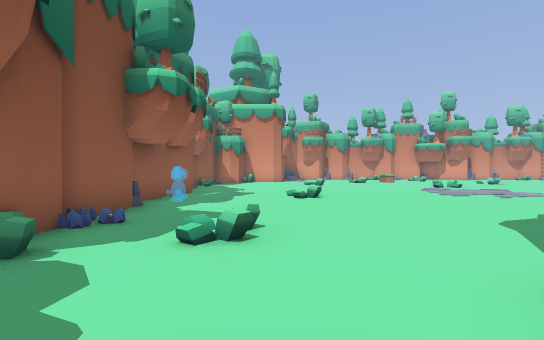
View 1 (above)

19 first-person views from a walk through a 3-D level made in the Godot game engine. The camera is 1.5 m above the floor, looks level and sees 85° across. The floor is counted in squares, 2 m on a side. Each view is taken from the middle of a square. On the plan, view 1 faces up. The plan holds only what a view shows up to about 10 squares ahead; the rest is blank.

View 2
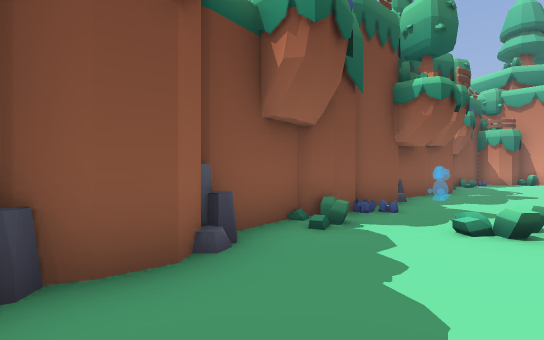

View 3
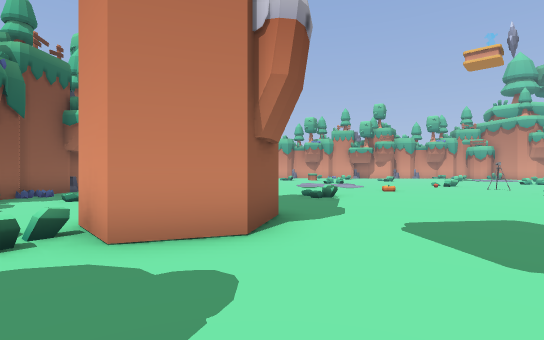

View 4
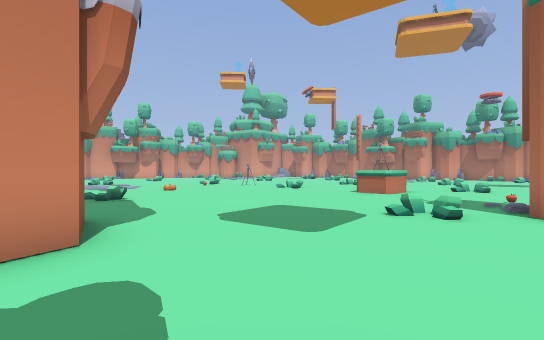

View 5
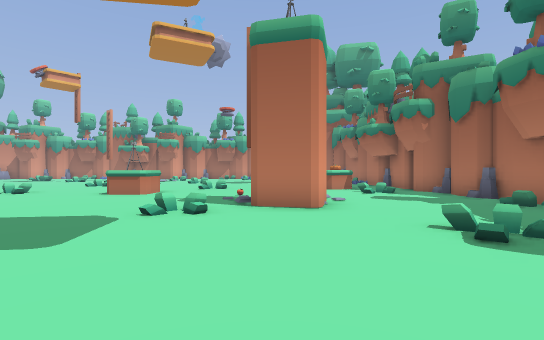

View 6
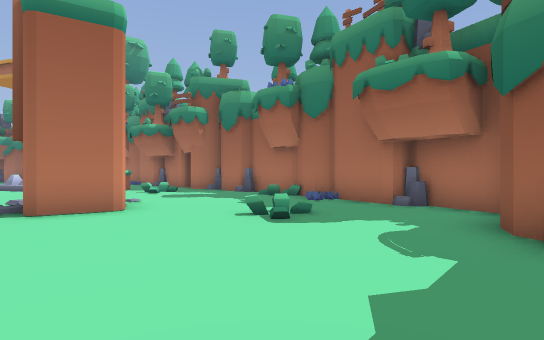

View 7
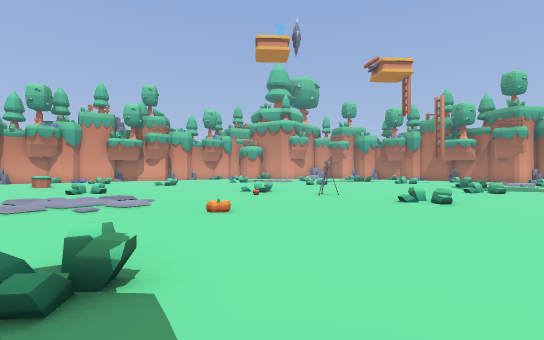

View 8
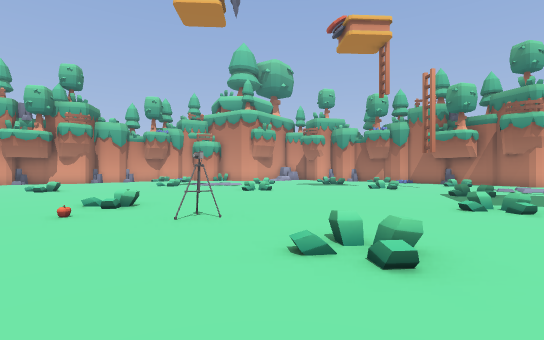

View 9
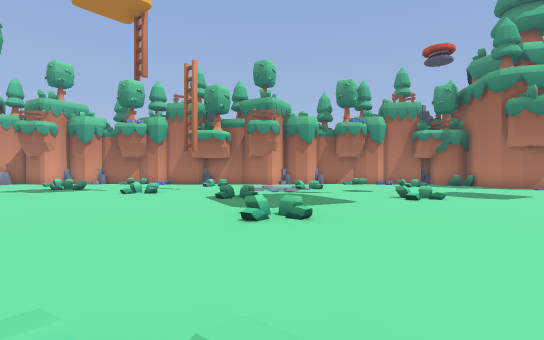

View 10
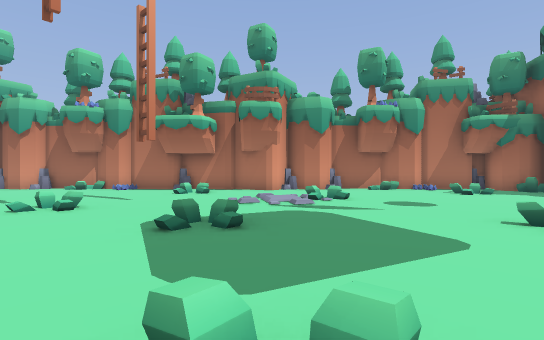

View 11
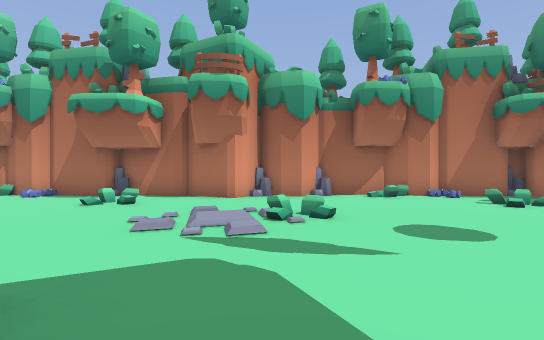

View 12
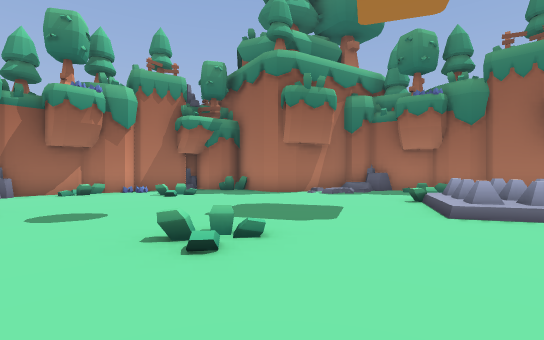

View 13
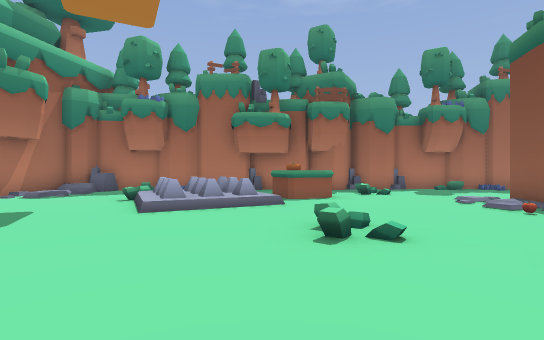

View 14
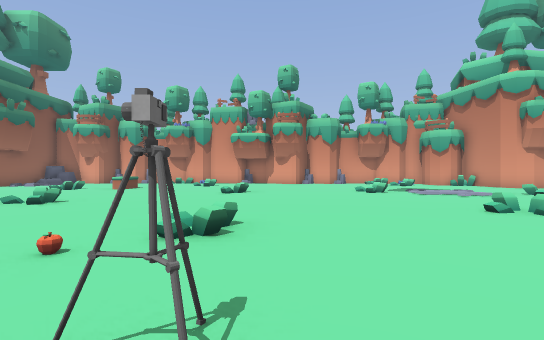

View 15
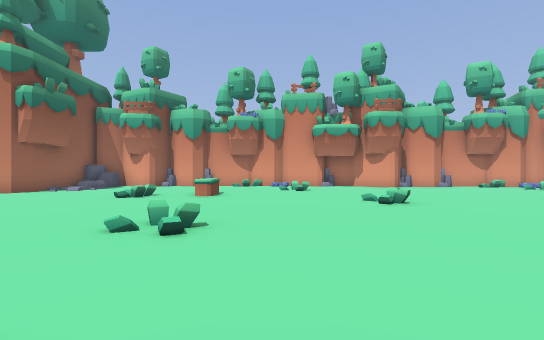

View 16
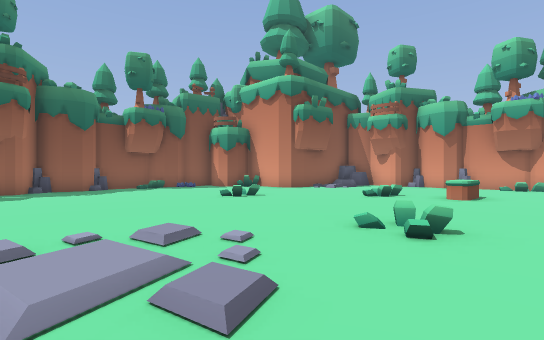

View 17
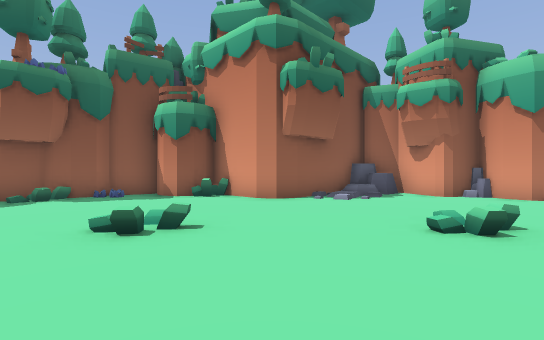

View 18
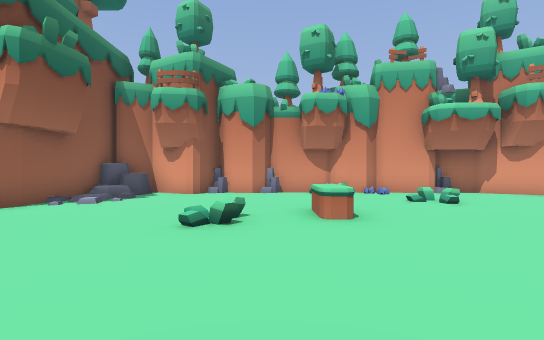

View 19
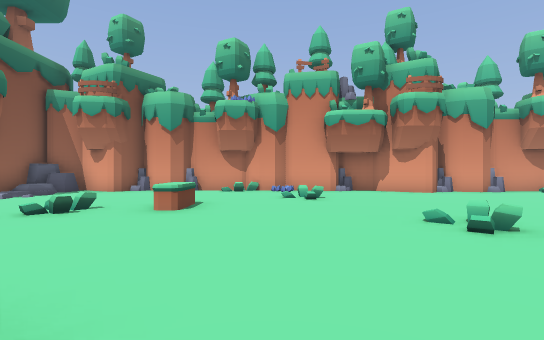

### Floor plan
Key: @ floor where view 1 was taken; # wall or solid block; . main floor; : floor 0.25 m higher than the main floor; / step, stairs or slope; = window, fence, low wall or low ledge; ^ raised ledge; R rock; F flower; A apple; O other object.
Columns run from 4 left of view 1 to 28 right of it. Each row starts with its distance up from view 1.
 23      ###R#R.####R##
 22      RR...........#...
 21      #:...............
 20      #........=......
 19     #.................
 18   ##.....=.^..........
 17 ###....../...........
 16 #F..............=....=:
 15 #.....=...............:.
 14 #=....=.................
 13 #..........==...........
 12   .....................  ..  ..
 11 #R....................= ... ... #
 10 ##......./......=..............F#
  9  #.......//....A................#
  8 ##...=....................=.....#
  7 #................O............=.R
  6  R............................=.#
  5  #........=......=......=.......#
  4  #..=....=.......=...=.....:...##
  3  #.=........................:...R
  2  #=.... ....................=...R
  1  R....  #.......^  .............#
  0  #..@.###.......^^......=......=#
 -1  R...=.#...........=............#
 -2       ......=......=.........=.F#
 -3        .........O...............#
 -4        ......##......##.........R
 -5        ......##.....=##=..... ###
 -6        ...........#^^###... #
 -7        #...=.....=###=  ...#
 -8        #.........=.      .R#
 -9         ....F=....    ###
-10         #R#####R#R

Where each view was taken, in squares from view 1:
view 1: 0 up, 0 right, facing up
view 2: 1 down, 0 right, facing up-left
view 3: 4 down, 4 right, facing up
view 4: 4 down, 3 right, facing up-right
view 5: 4 down, 3 right, facing right
view 6: 3 down, 3 right, facing down-right
view 7: 2 up, 5 right, facing up-right
view 8: 3 up, 10 right, facing up-right
view 9: 4 up, 12 right, facing right
view 10: 4 up, 16 right, facing right
view 11: 3 up, 19 right, facing right
view 12: 2 up, 17 right, facing down-right
view 13: 2 up, 16 right, facing down
view 14: 6 up, 13 right, facing up
view 15: 9 up, 9 right, facing up
view 16: 9 up, 9 right, facing up-left
view 17: 13 up, 6 right, facing up-left
view 18: 13 up, 6 right, facing up
view 19: 12 up, 9 right, facing up
